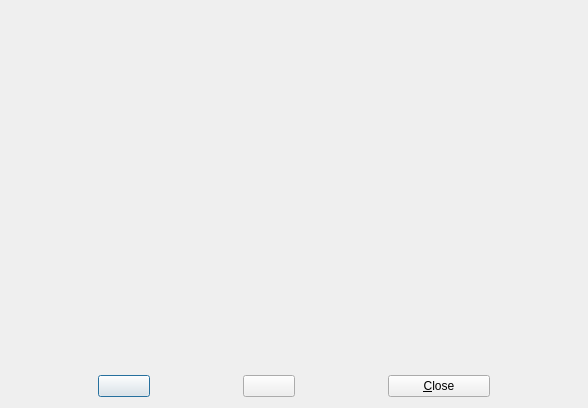
<?xml version="1.0" encoding="UTF-8"?>
<ui version="4.0">
 <class>TutorialDialog</class>
 <widget class="QDialog" name="TutorialDialog">
  <property name="geometry">
   <rect>
    <x>0</x>
    <y>0</y>
    <width>584</width>
    <height>408</height>
   </rect>
  </property>
  <property name="windowTitle">
   <string>Tutorial</string>
  </property>
  <property name="windowIcon">
   <iconset resource="resources.qrc">
    <normaloff>:/icons/imgs/series_.png</normaloff>:/icons/imgs/series_.png</iconset>
  </property>
  <property name="styleSheet">
   <string notr="true">#btnNext, #btnBack{
	max-width: 50px;
}

#btnClose{
	max-width: 100px;
}

#lblText{
	min-height: 350px;
	min-width: 566px;
}</string>
  </property>
  <layout class="QGridLayout" name="gridLayout">
   <item row="0" column="0">
    <widget class="QLabel" name="lblText">
     <property name="text">
      <string/>
     </property>
     <property name="alignment">
      <set>Qt::AlignCenter</set>
     </property>
    </widget>
   </item>
   <item row="1" column="0">
    <layout class="QHBoxLayout" name="hLay">
     <item>
      <widget class="QPushButton" name="btnBack">
       <property name="text">
        <string/>
       </property>
       <property name="icon">
        <iconset resource="resources.qrc">
         <normaloff>:/icons/imgs/left_arrow.png</normaloff>:/icons/imgs/left_arrow.png</iconset>
       </property>
      </widget>
     </item>
     <item>
      <widget class="QPushButton" name="btnNext">
       <property name="text">
        <string/>
       </property>
       <property name="icon">
        <iconset resource="resources.qrc">
         <normaloff>:/icons/imgs/right_arrow.png</normaloff>:/icons/imgs/right_arrow.png</iconset>
       </property>
      </widget>
     </item>
     <item>
      <widget class="QPushButton" name="btnClose">
       <property name="text">
        <string>&amp;Close</string>
       </property>
       <property name="icon">
        <iconset resource="resources.qrc">
         <normaloff>:/icons/imgs/delete.png</normaloff>:/icons/imgs/delete.png</iconset>
       </property>
      </widget>
     </item>
    </layout>
   </item>
  </layout>
 </widget>
 <resources>
  <include location="resources.qrc"/>
 </resources>
 <connections/>
</ui>
